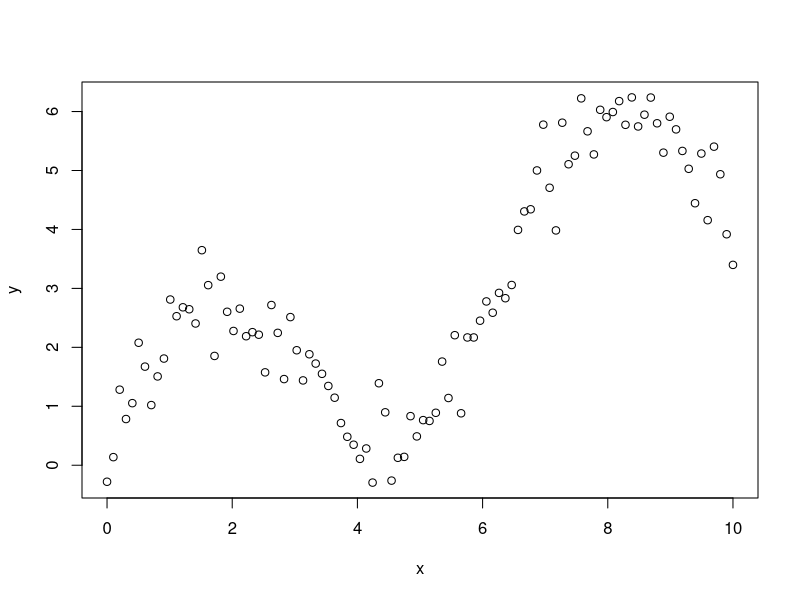
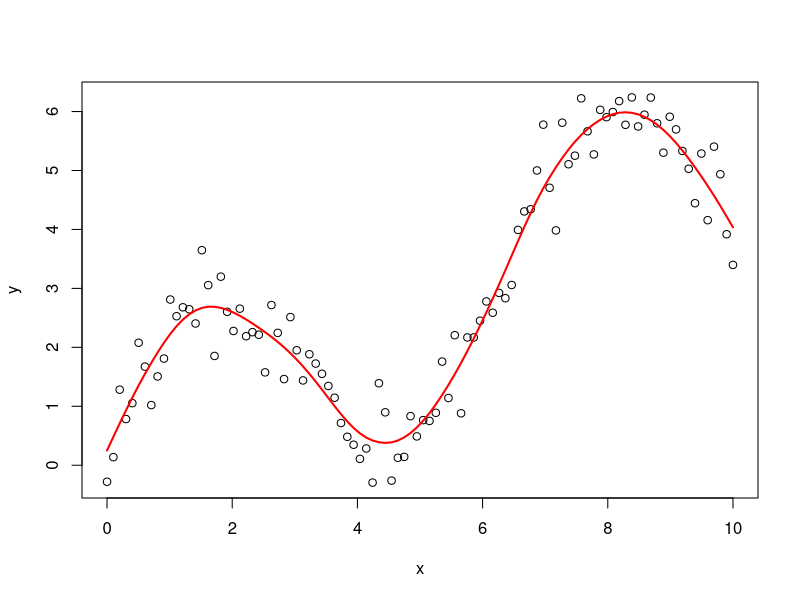

Source code (R) for these figures, in order: (Note: this script raises an error after producing the figures.)
## Degress of freedom
#----------------------
library(psych)

# basic form for linear regression
lm_m1<-lm(mpg~disp+hp+wt,data=mtcars)
var<-sum(lm_m1$residuals^2)/(nrow(mtcars)-length(lm_m1$coefficients))
summary(lm_m1)
var
sqrt(var)
sqrt(var)/mean(mtcars$mpg)

#df
tr = function(A) { return(sum(diag(A))) }
(1/var)*tr(cov(mtcars$mpg,predict(lm_m1)))

# Naive approach
n<-100
B = 500
p<-20
x = matrix(rnorm(n*p),n,p)
beta = 2*runif(p)
y = x %*% beta + rnorm(n)


y.boot = matrix(0,B,n)
yhat.boot = matrix(0,B,n)

for (b in 1:B) {
  index.b = sample(1:n,replace=TRUE)
  x.b = x[index.b,]
  y.b = y[index.b]
  
  y.boot[b,] = y.b
  yhat.boot[b,] = lm(y.b~x.b+0)$fitted
}

tr(cov(y.boot,yhat.boot)) # way too big!! why??

# Better approach, residual boostrap
yhat = lm(y~x+0)$fitted
ehat = y-yhat

B = 500
y.boot = matrix(0,B,n)
yhat.boot = matrix(0,B,n)

for (b in 1:B) {
  index.b = sample(1:n,replace=TRUE)
  y.b = yhat + ehat[index.b]
  
  y.boot[b,] = y.b
  yhat.boot[b,] = lm(y.b~x+0)$fitted
}

tr(cov(y.boot,yhat.boot)) # much better

#test with spline
#-----------------
set.seed(123)
n <- 100
x <- seq(0, 10, length.out = n)
y <- 2 * sin(x) + 0.5 * x + rnorm(n, 0, 0.5)
data <- data.frame(x = x, y = y)
plot(x,y)

ml_spl<-smooth.spline(x, y)
ml_spl$df
plot(x,y)
lines(ml_spl, col = "red", lwd = 2)

#using formula (not sure)
residuals<-y-fitted(ml_spl)
rss <- sum(residuals^2)
sigma_h<-rss/(length(y)-ml_spl$df)
(1/sigma_h)*tr(cov(y,fitted(ml_spl)))

# using bootstrap
yhat<-fitted(ml_spl)
er<-y-yhat
n<-length(y)

B=1000
y.boot = matrix(0,B,n)
yhat.boot = matrix(0,B,n)

for (b in 1:B) {
  index.b = sample(1:n,replace=TRUE)
  y.b = yhat + ehat[index.b]
  
  y.boot[b,] = y.b
  yhat.boot[b,] = fitted(smooth.spline(x, y.b))
}
tr(cov(y.boot,yhat.boot)) # great!!!!

# find the variance of the model
set.seed(456)  
boot_samples <- bootstraps(data, times = 500)


